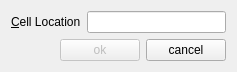
<?xml version="1.0" encoding="UTF-8"?>
<ui version="4.0">
 <class>GoToCellDialog</class>
 <widget class="QDialog" name="GoToCellDialog">
  <property name="geometry">
   <rect>
    <x>0</x>
    <y>0</y>
    <width>237</width>
    <height>71</height>
   </rect>
  </property>
  <property name="windowTitle">
   <string>Go To Cell</string>
  </property>
  <layout class="QVBoxLayout" name="verticalLayout">
   <item>
    <layout class="QGridLayout" name="gridLayout">
     <item row="0" column="0">
      <widget class="QLabel" name="label">
       <property name="text">
        <string>&amp;Cell Location</string>
       </property>
       <property name="buddy">
        <cstring>lineEdit</cstring>
       </property>
      </widget>
     </item>
     <item row="0" column="1">
      <widget class="QLineEdit" name="lineEdit"/>
     </item>
    </layout>
   </item>
   <item>
    <layout class="QHBoxLayout" name="horizontalLayout">
     <item>
      <spacer name="horizontalSpacer">
       <property name="orientation">
        <enum>Qt::Horizontal</enum>
       </property>
       <property name="sizeHint" stdset="0">
        <size>
         <width>40</width>
         <height>20</height>
        </size>
       </property>
      </spacer>
     </item>
     <item>
      <widget class="QPushButton" name="okButton">
       <property name="enabled">
        <bool>false</bool>
       </property>
       <property name="text">
        <string>ok</string>
       </property>
      </widget>
     </item>
     <item>
      <widget class="QPushButton" name="cancelButton">
       <property name="text">
        <string>cancel</string>
       </property>
      </widget>
     </item>
    </layout>
   </item>
  </layout>
 </widget>
 <tabstops>
  <tabstop>lineEdit</tabstop>
  <tabstop>okButton</tabstop>
  <tabstop>cancelButton</tabstop>
 </tabstops>
 <resources/>
 <connections/>
</ui>
